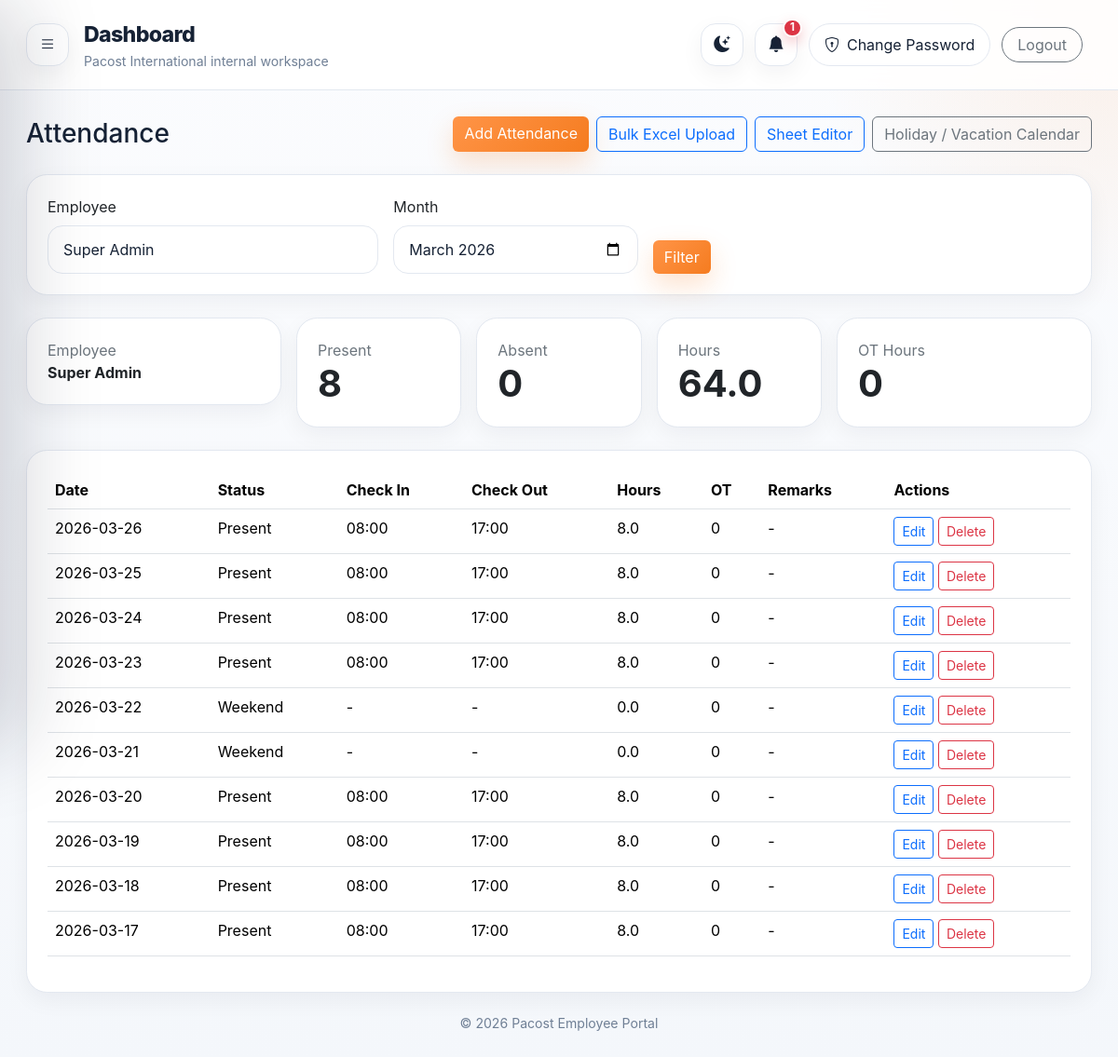
Page /attendance (signed in) on the committed database.
### tables this page shows
CREATE TABLE users (
    id INTEGER PRIMARY KEY AUTOINCREMENT,
    full_name TEXT NOT NULL,
    email TEXT NOT NULL UNIQUE,
    employee_code TEXT NOT NULL UNIQUE,
    password_hash TEXT NOT NULL,
    role TEXT NOT NULL CHECK(role IN ('employee', 'manager', 'hr', 'admin')),
    department_id INTEGER,
    designation_id INTEGER,
    manager_id INTEGER,
    phone TEXT,
    address TEXT,
    emergency_contact TEXT,
    join_date TEXT,
    monthly_basic REAL NOT NULL DEFAULT 0,
    default_allowances REAL NOT NULL DEFAULT 0,
    deduction_per_absent REAL NOT NULL DEFAULT 0,
    deduction_per_late REAL NOT NULL DEFAULT 0,
    is_active INTEGER NOT NULL DEFAULT 1, avatar_filename TEXT,
    FOREIGN KEY (department_id) REFERENCES departments (id),
    FOREIGN KEY (designation_id) REFERENCES designations (id),
    FOREIGN KEY (manager_id) REFERENCES users (id)
);

CREATE TABLE attendance (
    id INTEGER PRIMARY KEY AUTOINCREMENT,
    user_id INTEGER NOT NULL,
    attendance_date TEXT NOT NULL,
    check_in TEXT,
    check_out TEXT,
    status TEXT NOT NULL,
    hours_worked REAL NOT NULL DEFAULT 0,
    ot_hours REAL NOT NULL DEFAULT 0,
    remarks TEXT,
    FOREIGN KEY (user_id) REFERENCES users (id)
);

### app.py (the view)
@app.route("/attendance")
@login_required
def attendance_view():
    user = current_user()
    db = get_db()
    selected_user_id = request.args.get("user_id", type=int) or user["id"]
    month = request.args.get("month") or date.today().strftime("%Y-%m")
    if user["role"] == "employee":
        selected_user_id = user["id"]
    elif user["role"] == "manager":
        allowed = db.execute("SELECT COUNT(*) AS c FROM users WHERE id=? AND manager_id=?", (selected_user_id, user["id"])).fetchone()["c"]
        if selected_user_id != user["id"] and not allowed:
            selected_user_id = user["id"]
    rows = db.execute(
        "SELECT a.*, hc.title AS holiday_title, hc.holiday_type FROM attendance a LEFT JOIN holiday_calendar hc ON a.attendance_date=hc.holiday_date WHERE a.user_id=? AND substr(a.attendance_date,1,7)=? ORDER BY a.attendance_date DESC",
        (selected_user_id, month),
    ).fetchall()
    employees = []
    if user["role"] in {"manager", "hr", "admin"}:
        if user["role"] == "manager":
            employees = db.execute("SELECT id, full_name FROM users WHERE manager_id=? AND is_active=1 ORDER BY full_name", (user["id"],)).fetchall()
        else:
            employees = db.execute("SELECT id, full_name FROM users WHERE is_active=1 ORDER BY full_name").fetchall()
    summary = {
        "present": sum(1 for r in rows if r["status"] == "Present"),
        "absent": sum(1 for r in rows if r["status"] == "Absent"),
        "late": sum(1 for r in rows if r["status"] == "Late"),
        "hours": round(sum(r["hours_worked"] for r in rows), 1),
        "ot_hours": round(sum((r["ot_hours"] or 0) for r in rows), 1),
    }
    selected_employee = db.execute("SELECT id, full_name FROM users WHERE id=?", (selected_user_id,)).fetchone()
    holiday_rows = db.execute("SELECT * FROM holiday_calendar WHERE substr(holiday_date,1,7)=? ORDER BY holiday_date", (month,)).fetchall()
    return render_template("attendance.html", rows=rows, employees=employees, selected_user_id=selected_user_id, month=month, summary=summary, selected_employee=selected_employee, holiday_rows=holiday_rows)

### app.py (called while the page is built)
def get_db() -> sqlite3.Connection:
    if "db" not in g:
        g.db = sqlite3.connect(DATABASE)
        g.db.row_factory = sqlite3.Row
        ensure_schema(g.db)
    return g.db

def current_user() -> sqlite3.Row | None:
    user_id = session.get("user_id")
    if not user_id:
        return None
    return get_db().execute(
        """
        SELECT u.*, d.name AS department_name, ds.name AS designation_name, m.full_name AS manager_name
        FROM users u
        LEFT JOIN departments d ON u.department_id = d.id
        LEFT JOIN designations ds ON u.designation_id = ds.id
        LEFT JOIN users m ON u.manager_id = m.id
        WHERE u.id = ?
        """,
        (user_id,),
    ).fetchone()

def login_required(view):
    @wraps(view)
    def wrapped_view(**kwargs):
        if current_user() is None:
            return redirect(url_for("login"))
        return view(**kwargs)
    return wrapped_view

@app.context_processor
def inject_globals():
    user = current_user()
    settings = None
    unread_count = 0
    if user:
        db = get_db()
        try:
            settings = db.execute("SELECT * FROM company_settings ORDER BY id DESC LIMIT 1").fetchone()
            unread_count = db.execute("SELECT COUNT(*) AS c FROM notifications WHERE user_id=? AND is_read=0", (user["id"],)).fetchone()["c"]
        except sqlite3.OperationalError:
            settings = None
    return {"current_user": user, "year": date.today().year, "settings": settings, "unread_notification_count": unread_count}

### templates/attendance.html (shortened to what this page needs)
{% extends 'base.html' %}
{% block content %}
<div class="d-flex justify-content-between align-items-center mb-4">
  <h3 class="mb-0">Attendance</h3>
  {% if current_user.role == 'admin' %}
  <div class="d-flex gap-2 flex-wrap">
    <a class="btn btn-primary" href="{{ url_for('attendance_add') }}">Add Attendance</a>
    <a class="btn btn-outline-primary" href="{{ url_for('attendance_bulk_upload') }}">Bulk Excel Upload</a>
    <a class="btn btn-outline-primary" href="{{ url_for('attendance_monthly_editor') }}">Sheet Editor</a>
    <a class="btn btn-outline-secondary" href="{{ url_for('calendar_view') }}">Holiday / Vacation Calendar</a>
  </div>
  {% endif %}
</div>
<div class="card border-0 shadow-sm rounded-4 mb-4"><div class="card-body">
  <form class="row g-3 align-items-end" method="get">
    {% if employees %}<div class="col-md-4"><label class="form-label">Employee</label><select class="form-select" name="user_id"><option value="{{ current_user.id }}">My Records</option>{% for emp in employees %}<option value="{{ emp.id }}" {% if emp.id == selected_user_id %}selected{% endif %}>{{ emp.full_name }}</option>{% endfor %}</select></div>{% endif %}
    <div class="col-md-3"><label class="form-label">Month</label><input type="month" class="form-control" name="month" value="{{ month }}"></div>
    <div class="col-md-2"><button class="btn btn-primary">Filter</button></div>
  </form>
</div></div>
<div class="row g-3 mb-4">
  <div class="col-md-3"><div class="card card-stat"><div class="card-body"><div class="text-secondary">Employee</div><div class="fw-bold">{{ selected_employee.full_name }}</div></div></div></div>
  <div class="col-md-2"><div class="card card-stat"><div class="card-body"><div class="text-secondary">Present</div><div class="display-6 fw-bold">{{ summary.present }}</div></div></div></div>
  <div class="col-md-2"><div class="card card-stat"><div class="card-body"><div class="text-secondary">Absent</div><div class="display-6 fw-bold">{{ summary.absent }}</div></div></div></div>
  <div class="col-md-2"><div class="card card-stat"><div class="card-body"><div class="text-secondary">Hours</div><div class="display-6 fw-bold">{{ summary.hours }}</div></div></div></div>
  <div class="col-md-3"><div class="card card-stat"><div class="card-body"><div class="text-secondary">OT Hours</div><div class="display-6 fw-bold">{{ summary.ot_hours }}</div></div></div></div>
</div>
<div class="card border-0 shadow-sm rounded-4"><div class="card-body"><div class="table-responsive"><table class="table"><thead><tr><th>Date</th><th>Status</th><th>Check In</th><th>Check Out</th><th>Hours</th><th>OT</th><th>Remarks</th>{% if current_user.role == 'admin' %}<th>Actions</th>{% endif %}</tr></thead><tbody>{% for row in rows %}<tr><td>{{ row.attendance_date }} {% if row.holiday_title %}<div class="small text-warning">{{ row.holiday_title }} ({{ row.holiday_type }})</div>{% endif %}</td><td>{{ row.status }}</td><td>{{ row.check_in or '-' }}</td><td>{{ row.check_out or '-' }}</td><td>{{ row.hours_worked }}</td><td>{{ row.ot_hours or 0 }}</td><td>{{ row.remarks or '-' }}</td>{% if current_user.role == 'admin' %}<td class="text-nowrap"><a class="btn btn-sm btn-outline-primary" href="{{ url_for('attendance_edit', attendance_id=row.id) }}">Edit</a> <form method="post" action="{{ url_for('attendance_delete', attendance_id=row.id) }}" class="d-inline" onsubmit="return confirm('Delete this attendance record?');"><button class="btn btn-sm btn-outline-danger">Delete</button></form></td>{% endif %}</tr>{% else %}<tr><td colspan="{% if current_user.role == 'admin' %}8{% else %}7{% endif %}" class="text-center text-secondary py-4">No attendance records found.</td></tr>{% endfor %}</tbody></table></div></div></div>
{% endblock %}

### static/css/style.css (style rules this page uses)
:root { --bg:#f4f7fb; --panel:#ffffff; --panel-2:#fbfcfe; --text:#162235; --muted:#6f7f95; --line:#e3e8f0; --primary:#f57c20; --primary-soft:#fff1e6; --navy:#152235; --navy-2:#1d2d46; --shadow:0 18px 50px rgba(15,23,42,.08); --shadow-soft:0 8px 24px rgba(15,23,42,.05); }
* { box-sizing:border-box }
html,body { height:100% }
body { margin:0; background: radial-gradient(circle at top right, rgba(245,124,32,.10), transparent 20%), linear-gradient(180deg,var(--panel-2) 0%, var(--bg) 100%); color:var(--text); font-family: Inter,system-ui,-apple-system,"Segoe UI",Roboto,Arial,sans-serif; }
a { text-decoration:none }
.portal-body { overflow-x:hidden }
.card { background:var(--panel)!important;border:1px solid var(--line)!important;box-shadow:var(--shadow-soft)!important;border-radius:1.4rem!important }
.card-body { padding:22px!important }
.table { color:var(--text) }
.table thead th { white-space:nowrap }
.form-control,.form-select { border-radius:16px;border-color:var(--line);padding:.82rem 1rem;background:var(--panel);color:var(--text) }
.btn-primary { background:linear-gradient(135deg,#ff9447 0%, #f57c20 100%);border:none;box-shadow:0 12px 28px rgba(245,124,32,.22) }

### rows in the picture
users: full_name "Super Admin"
attendance: attendance_date "2026-03-26", status "Present", check_in "08:00", check_out "17:00", hours_worked "8.0", ot_hours "0", remarks "-"
attendance: attendance_date "2026-03-25", status "Present", check_in "08:00", check_out "17:00", hours_worked "8.0", ot_hours "0", remarks "-"
attendance: attendance_date "2026-03-24", status "Present", check_in "08:00", check_out "17:00", hours_worked "8.0", ot_hours "0", remarks "-"
attendance: attendance_date "2026-03-23", status "Present", check_in "08:00", check_out "17:00", hours_worked "8.0", ot_hours "0", remarks "-"
attendance: attendance_date "2026-03-22", status "Weekend", check_in "-", check_out "-", hours_worked "0.0", ot_hours "0", remarks "-"
attendance: attendance_date "2026-03-21", status "Weekend", check_in "-", check_out "-", hours_worked "0.0", ot_hours "0", remarks "-"
attendance: attendance_date "2026-03-20", status "Present", check_in "08:00", check_out "17:00", hours_worked "8.0", ot_hours "0", remarks "-"
attendance: attendance_date "2026-03-19", status "Present", check_in "08:00", check_out "17:00", hours_worked "8.0", ot_hours "0", remarks "-"
attendance: attendance_date "2026-03-18", status "Present", check_in "08:00", check_out "17:00", hours_worked "8.0", ot_hours "0", remarks "-"
attendance: attendance_date "2026-03-17", status "Present", check_in "08:00", check_out "17:00", hours_worked "8.0", ot_hours "0", remarks "-"

### other values in the picture
{{ title or 'Dashboard' }} "Dashboard"
{{ unread_notification_count }} "1"
{{ summary.present }} "8"
{{ summary.absent }} "0"
{{ summary.hours }} "64.0"
{{ summary.ot_hours }} "0"
form field user_id "Super Admin"
